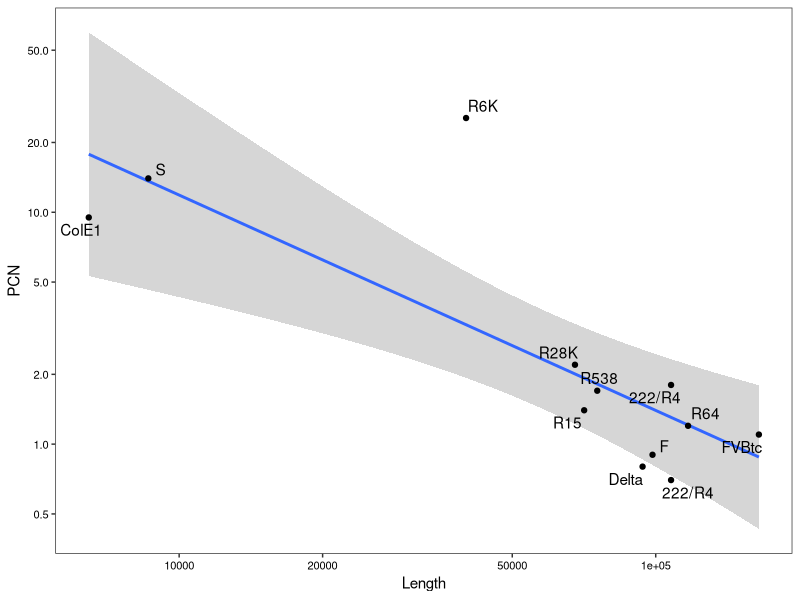

Here is the R script that generated this plot:
# Analyse Clowes (1972) Table 8 on PCN and size
library(ggplot2)
library(scales)
clowes = read.csv('data/Clowes-1972.csv', header=T)

base_breaks <- function(n = 10){
  function(x) {
    axisTicks(log10(range(x, na.rm = TRUE)), log = TRUE, n = n)
  }
}

p.clowes = ggplot(clowes, aes(Length, PCN))+
  stat_smooth(method="lm")+
  geom_point()+
  ggrepel::geom_text_repel(aes(label=Plasmid))+
  scale_y_continuous(trans = log_trans(), breaks = base_breaks(5)) +
  scale_x_continuous(trans = log_trans(), breaks = base_breaks(), labels=prettyNum) +
  theme_bw()+
  theme(panel.grid=element_blank())+
  theme(axis.text=element_text(colour="black", size=8))
pdf('figures/Figure-1-Clowes.pdf', width=4, height=4)
p.clowes
dev.off()
